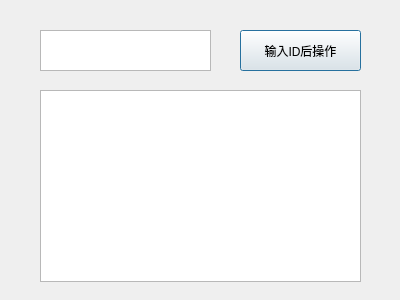
<?xml version="1.0" encoding="UTF-8"?>
<ui version="4.0">
 <class>Dialog111</class>
 <widget class="QDialog" name="Dialog111">
  <property name="geometry">
   <rect>
    <x>0</x>
    <y>0</y>
    <width>400</width>
    <height>300</height>
   </rect>
  </property>
  <property name="windowTitle">
   <string>Dialog</string>
  </property>
  <widget class="QTextEdit" name="textEdit">
   <property name="geometry">
    <rect>
     <x>40</x>
     <y>30</y>
     <width>171</width>
     <height>41</height>
    </rect>
   </property>
  </widget>
  <widget class="QPushButton" name="pushButton">
   <property name="geometry">
    <rect>
     <x>240</x>
     <y>30</y>
     <width>121</width>
     <height>41</height>
    </rect>
   </property>
   <property name="text">
    <string>输入ID后操作</string>
   </property>
  </widget>
  <widget class="QTextBrowser" name="textBrowser">
   <property name="geometry">
    <rect>
     <x>40</x>
     <y>90</y>
     <width>321</width>
     <height>192</height>
    </rect>
   </property>
  </widget>
 </widget>
 <resources/>
 <connections/>
</ui>
